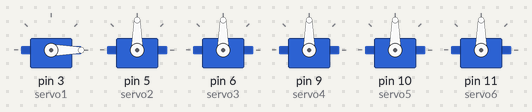
Bench run of a sketch on a simulated Arduino Uno, built with avr-gcc and run on an emulated ATmega328P. Parts: 6 × servo.

Above: at 0.05 s.
At 1.45 s:
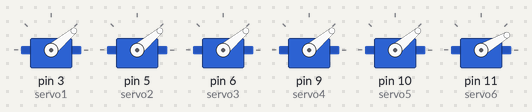
At 2.85 s:
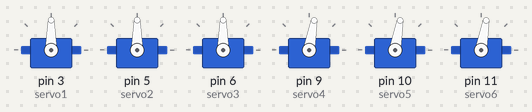
At 5.7 s:
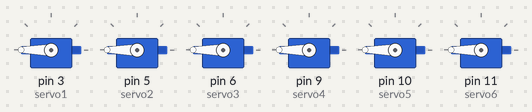
At 8.55 s:
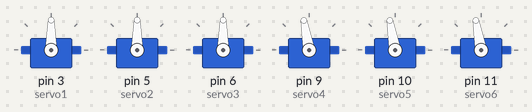
At 11.4 s:
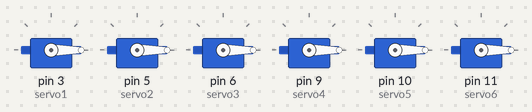
Timing chart, 0 to 14.8 s (numbered marks = the images above):
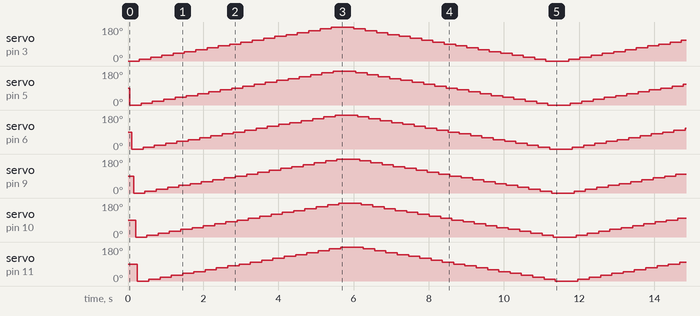

The sketch:

simulation_electronic_circuit_by_6_servo_motors1.ino
```cpp
#include <Servo.h>
Servo servo1;
Servo servo2;

Servo servo3;
Servo servo4;
Servo servo5;
Servo servo6;

void setup()
{
  servo1.attach(3);
  servo2.attach(5);
  servo3.attach(6);
  servo4.attach(9);
  servo5.attach(10);
  servo6.attach(11);
}

void loop()
{
  for(int i = 0; i <= 180; i = i + 10)
  {
    servo1.write(i); delay(50);
    servo2.write(i); delay(50);
    servo3.write(i); delay(50);
    servo4.write(i); delay(50);
    servo5.write(i); delay(50);
    servo6.write(i); delay(50);

  }

  for(int i = 180; i >= 0; i = i - 10)
  {
    servo1.write(i); delay(50);
    servo2.write(i); delay(50);
    servo3.write(i); delay(50);
    servo4.write(i); delay(50);
    servo5.write(i); delay(50);
    servo6.write(i); delay(50);
  }

  /*
  for(int j = 0; j <= 180; j = j + 10)
  {
    servo2.write(j);
    delay(500);
  }
  */


  /*
  for(int j = 180; j >= 0; j = j - 10)
  {
    servo2.write(j);
    delay(500);
  }
  */
}
```
